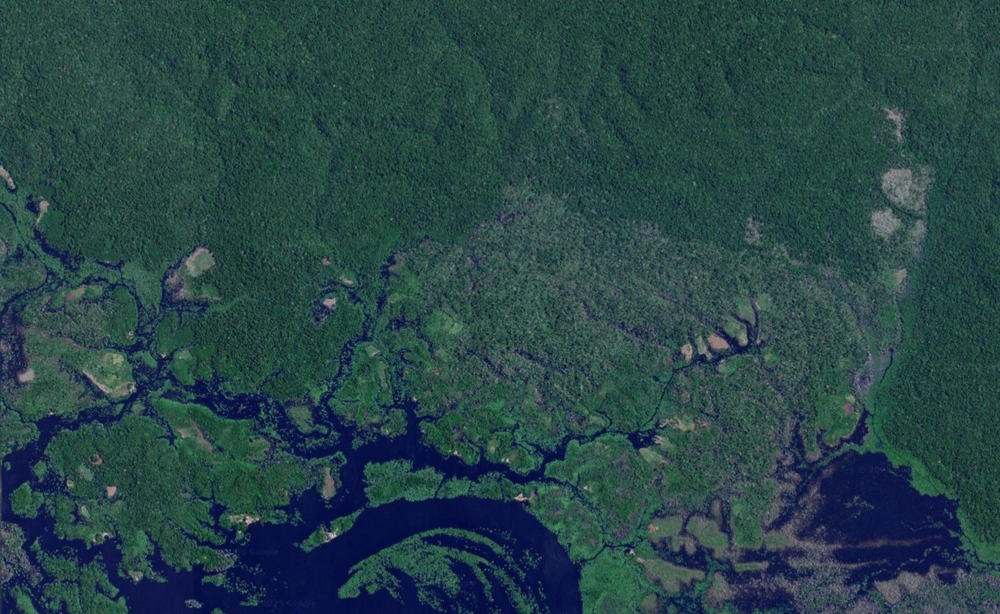
#> input picture imagem_rios.png, 1000 x 614 px, shrunk from 1556 x 955 before the run
$ python destacar_rios.py
#> lines starting #> are read from the running program, lines starting #| are printed output that depends on the picture; after the words box and inside, x2 and y2 are one past the last pixel; in counts of white or black regions, pixels touching at a corner belong together
import cv2
import numpy as np
import matplotlib.pyplot as plt
import os

# Caminho da imagem
image_path = "imagem_rios.png"
image = cv2.imread(image_path)
#> image is the input picture: shape (614, 1000, 3); mean B, G, R 71, 68.7, 39.7

if image is None:
    raise FileNotFoundError(f"Imagem não carregada: {os.path.abspath(image_path)}")

# Converter para HSV para trabalhar melhor com tons escuros
hsv = cv2.cvtColor(image, cv2.COLOR_BGR2HSV)
#> hsv: shape (614, 1000, 3); mean H, S, V 90.5, 127.5, 76.3

# Ajustar faixa para tons escuros / azuis típicos de rios
# Vamos tentar restringir também a saturação para evitar áreas muito cinzas/pretas
lower_dark = np.array([90, 30, 0])    # tom azulado, saturação média/baixa, brilho baixo
upper_dark = np.array([140, 255, 100])  # tom azul claro, saturação alta, brilho moderado

mask = cv2.inRange(hsv, lower_dark, upper_dark)
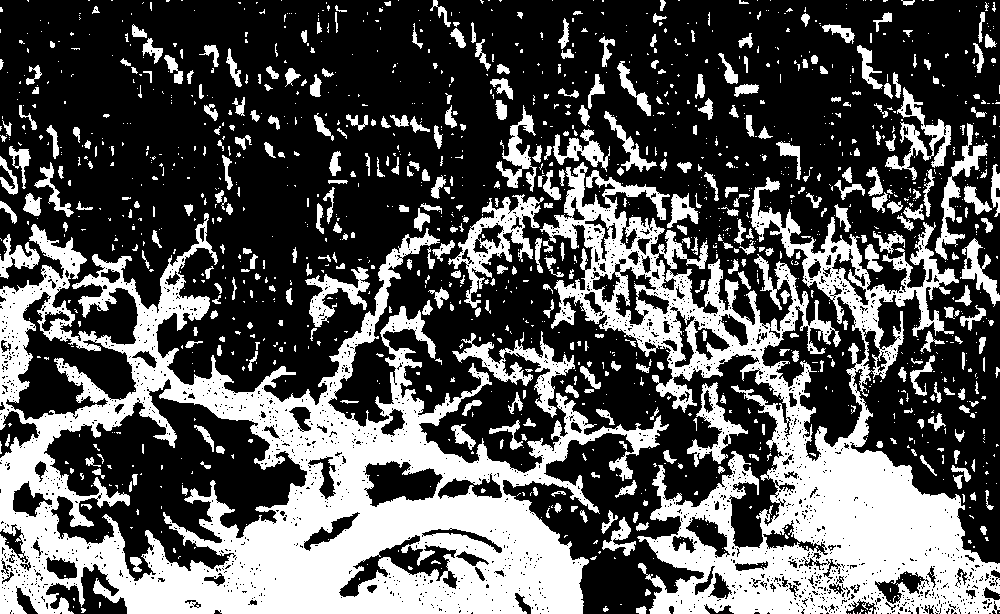
#> mask: shape (614, 1000); 34.2% white; 1440 white regions (1034 under 20 px), largest, box (x1, y1, x2, y2) and area: (0, 213, 669, 614) 92592, (540, 162, 1000, 614) 66548, (448, 194, 544, 308) 2982

# Limpeza da máscara com operações morfológicas
kernel = cv2.getStructuringElement(cv2.MORPH_ELLIPSE, (5, 5))
mask_clean = cv2.morphologyEx(mask, cv2.MORPH_CLOSE, kernel, iterations=2)  # preenche buracos
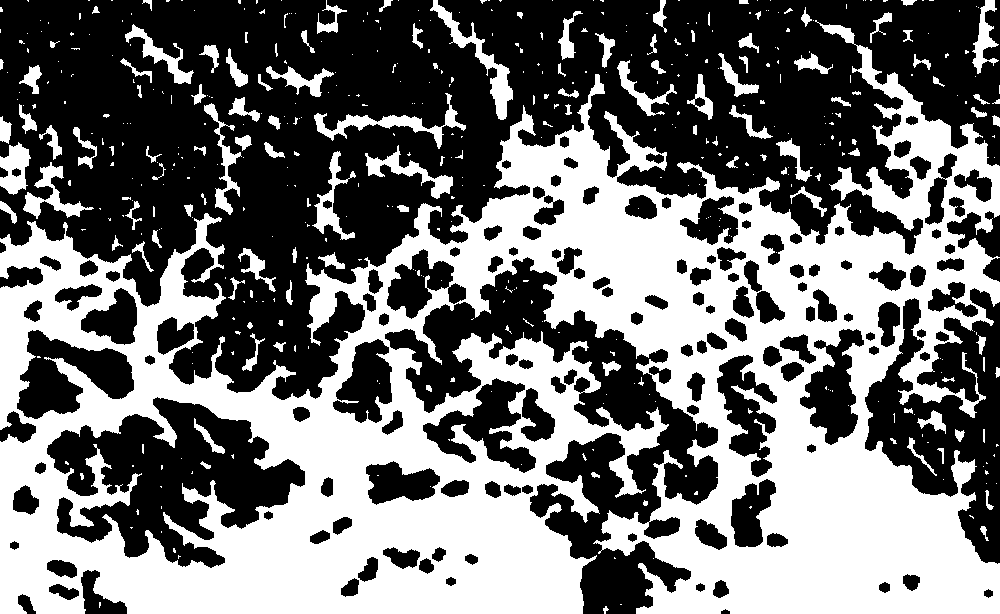
#> mask_clean: shape (614, 1000); 44.9% white; 488 white regions (355 under 20 px), largest, box (x1, y1, x2, y2) and area: (0, 20, 1000, 614) 249621, (430, 0, 513, 120) 1712, (314, 93, 466, 149) 1638
mask_clean = cv2.morphologyEx(mask_clean, cv2.MORPH_OPEN, kernel, iterations=2)  # remove ruídos
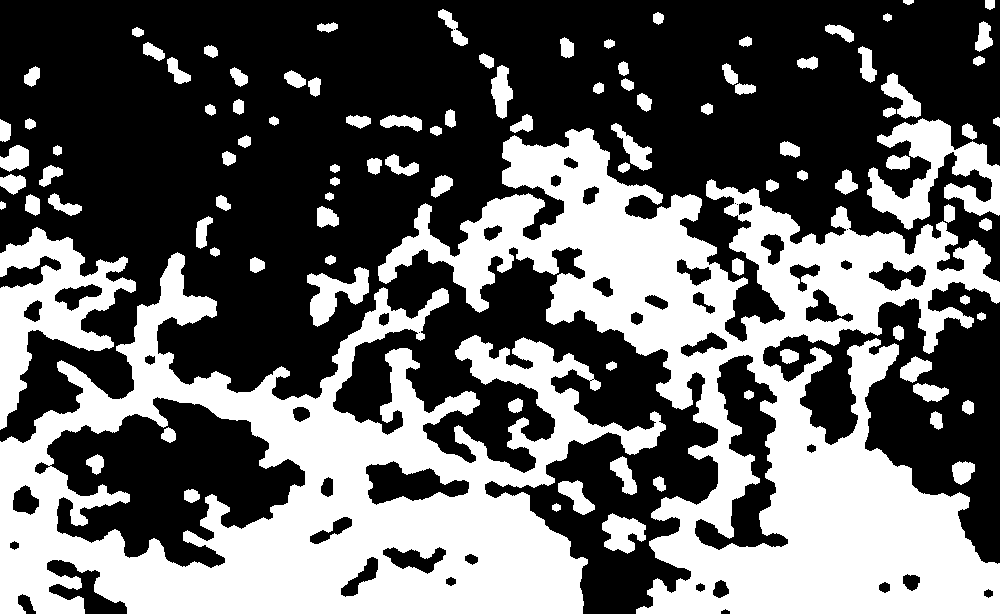
#> mask_clean: shape (614, 1000); 40.2% white; 101 white regions

# Encontrar contornos nas regiões escuras
contours, _ = cv2.findContours(mask_clean, cv2.RETR_EXTERNAL, cv2.CHAIN_APPROX_SIMPLE)
#> contours = 97 contours; largest, box (x1, y1, x2, y2) and area: (0, 252, 666, 614) 127056, (378, 128, 1000, 614) 118030, (0, 227, 136, 430) 10752, (867, 118, 1000, 230) 6024, (307, 267, 369, 327) 1647

# Função para detectar formato alongado (típico de rios)
def is_elongated(cnt, min_area=500, min_aspect_ratio=3.0):
    area = cv2.contourArea(cnt)
    if area < min_area:
        return False
    x, y, w, h = cv2.boundingRect(cnt)
    aspect_ratio = max(w / h, h / w)  # maior lado dividido pelo menor
    return aspect_ratio >= min_aspect_ratio

# Criar imagem com rios destacados em azul
result = image.copy()
for cnt in contours:
    if is_elongated(cnt):
        cv2.drawContours(result, [cnt], -1, (255, 0, 0), thickness=cv2.FILLED)  # azul (BGR)
#> this loop made 97 passes
#> area in is_elongated on passes 2, 4, 5, 6, 7, 8, 9, 10, 11, 12, 13, 14: 44, 114.5, 366.5, 480.5, 151.5, 117, 147.5, 405, 59, 458, 185.5, 114.5
#> (area in is_elongated, x in is_elongated, y in is_elongated, w in is_elongated, h in is_elongated, aspect_ratio in is_elongated) on passes 1, 3, 17, 21, 23, 47: (1040.5, 602, 513, 44, 41, 1.07), (596, 558, 480, 37, 35, 1.06), (1647, 307, 267, 62, 60, 1.03), (127056, 0, 252, 666, 362, 1.84), (10751.5, 0, 227, 136, 203, 1.49), (503.5, 0, 145, 29, 27, 1.07)

# Salvar a imagem final
output_path = "rios_destacados.png"
cv2.imwrite(output_path, result)
print(f"Imagem final salva como: {output_path}")

# Mostrar imagem original e com rios destacados
plt.figure(figsize=(14, 6))
plt.subplot(1, 2, 1)
plt.title("Imagem Original")
plt.imshow(cv2.cvtColor(image, cv2.COLOR_BGR2RGB))
plt.axis("off")

plt.subplot(1, 2, 2)
plt.title("Rios Destacados (refinados por forma)")
plt.imshow(cv2.cvtColor(result, cv2.COLOR_BGR2RGB))
plt.axis("off")

plt.tight_layout()
plt.show()
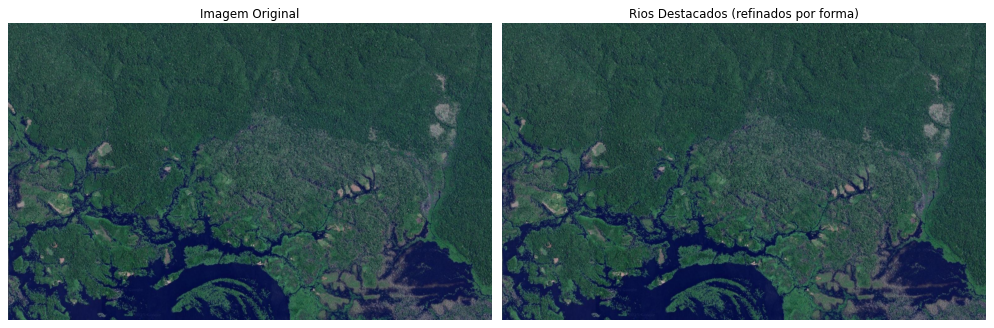
#> figure drawn by matplotlib, 2 panels

$ run again, with imagem_satelite.jpeg saved as imagem_rios.png
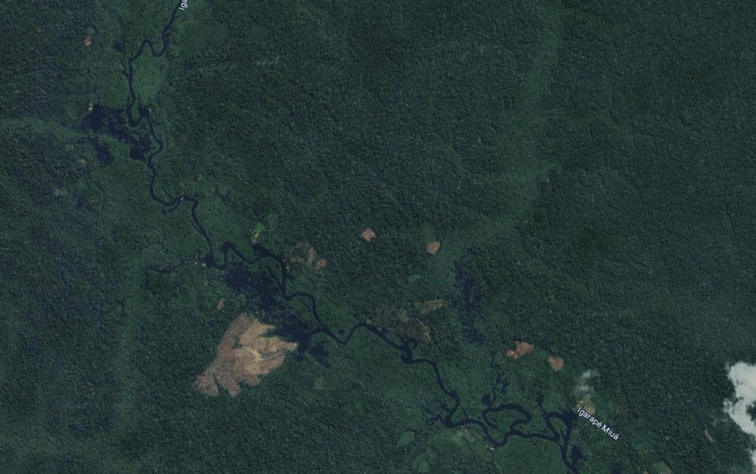
#> input picture imagem_satelite.jpeg, 756 x 474 px, shrunk from 1176 x 737 before the run
#> image is the input picture: shape (474, 756, 3); mean B, G, R 54.3, 55.6, 37.1
#> hsv: shape (474, 756, 3); mean H, S, V 87.2, 91.3, 56.5
#> mask: shape (474, 756); 33.7% white; 790 white regions (605 under 20 px), largest, box (x1, y1, x2, y2) and area: (0, 0, 622, 474) 55370, (304, 31, 457, 236) 13322, (658, 52, 756, 319) 8829
#> contours = 69 contours; largest, box (x1, y1, x2, y2) and area: (0, 0, 234, 442) 48590, (227, 31, 486, 231) 20080, (655, 0, 756, 319) 13834, (191, 235, 443, 369) 10892, (127, 306, 209, 463) 4754
#> the loop `for cnt in contours:` made 69 passes
#> area in is_elongated on passes 1, 2, 3, 4, 6, 7, 8, 10: 39, 99, 124, 254, 103, 65, 434.5, 127.5
#> after the loop `for cnt in contours:`:
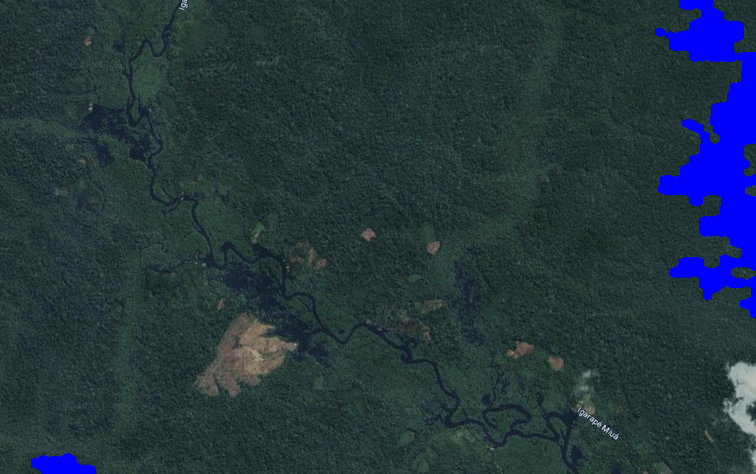
#> result: shape (474, 756, 3); 4.32% of pixels changed, all inside (x1, y1, x2, y2) = (31, 0, 756, 474)
#> output_path = 'rios_destacados.png'
#| Imagem final salva como: rios_destacados.png
#> `plt.show()`:
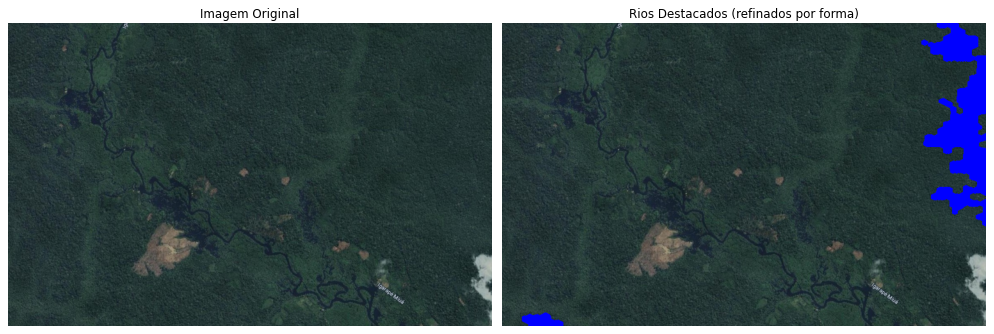
#> figure drawn by matplotlib, 2 panels
